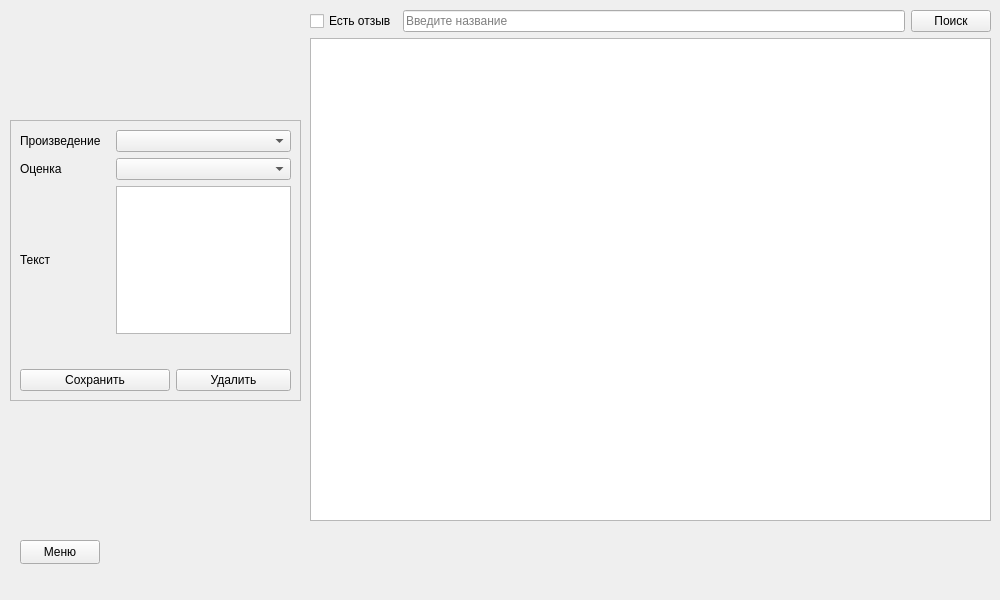
<?xml version="1.0" encoding="UTF-8"?>
<ui version="4.0">
 <class>UserMyReviews</class>
 <widget class="QMainWindow" name="UserMyReviews">
  <property name="geometry">
   <rect>
    <x>0</x>
    <y>0</y>
    <width>1000</width>
    <height>600</height>
   </rect>
  </property>
  <property name="sizePolicy">
   <sizepolicy hsizetype="Minimum" vsizetype="Preferred">
    <horstretch>0</horstretch>
    <verstretch>0</verstretch>
   </sizepolicy>
  </property>
  <property name="windowTitle">
   <string>Мои отзывы</string>
  </property>
  <widget class="QWidget" name="centralwidget">
   <widget class="QFrame" name="frame">
    <property name="geometry">
     <rect>
      <x>10</x>
      <y>120</y>
      <width>291</width>
      <height>281</height>
     </rect>
    </property>
    <property name="sizePolicy">
     <sizepolicy hsizetype="Fixed" vsizetype="Fixed">
      <horstretch>0</horstretch>
      <verstretch>0</verstretch>
     </sizepolicy>
    </property>
    <property name="frameShape">
     <enum>QFrame::Shape::StyledPanel</enum>
    </property>
    <property name="frameShadow">
     <enum>QFrame::Shadow::Plain</enum>
    </property>
    <layout class="QGridLayout" name="gridLayout">
     <item row="4" column="0">
      <widget class="QLabel" name="lbText">
       <property name="text">
        <string>Текст</string>
       </property>
      </widget>
     </item>
     <item row="3" column="1" colspan="3">
      <widget class="QComboBox" name="cbRating">
       <property name="placeholderText">
        <string>Оценка</string>
       </property>
      </widget>
     </item>
     <item row="8" column="2" colspan="2">
      <widget class="QPushButton" name="btnDel">
       <property name="sizePolicy">
        <sizepolicy hsizetype="Preferred" vsizetype="Fixed">
         <horstretch>0</horstretch>
         <verstretch>0</verstretch>
        </sizepolicy>
       </property>
       <property name="text">
        <string>Удалить</string>
       </property>
      </widget>
     </item>
     <item row="1" column="0">
      <widget class="QLabel" name="lbLit">
       <property name="minimumSize">
        <size>
         <width>90</width>
         <height>0</height>
        </size>
       </property>
       <property name="text">
        <string>Произведение</string>
       </property>
      </widget>
     </item>
     <item row="6" column="1">
      <spacer name="verticalSpacer_2">
       <property name="orientation">
        <enum>Qt::Orientation::Vertical</enum>
       </property>
       <property name="sizeHint" stdset="0">
        <size>
         <width>20</width>
         <height>30</height>
        </size>
       </property>
      </spacer>
     </item>
     <item row="8" column="0" colspan="2">
      <widget class="QPushButton" name="btnSave">
       <property name="sizePolicy">
        <sizepolicy hsizetype="Preferred" vsizetype="Fixed">
         <horstretch>0</horstretch>
         <verstretch>0</verstretch>
        </sizepolicy>
       </property>
       <property name="text">
        <string>Сохранить</string>
       </property>
      </widget>
     </item>
     <item row="4" column="1" colspan="3">
      <widget class="QTextEdit" name="teText">
       <property name="sizePolicy">
        <sizepolicy hsizetype="Expanding" vsizetype="Expanding">
         <horstretch>0</horstretch>
         <verstretch>0</verstretch>
        </sizepolicy>
       </property>
       <property name="maximumSize">
        <size>
         <width>16777215</width>
         <height>150</height>
        </size>
       </property>
      </widget>
     </item>
     <item row="3" column="0">
      <widget class="QLabel" name="lbRating">
       <property name="text">
        <string>Оценка</string>
       </property>
      </widget>
     </item>
     <item row="1" column="1" colspan="3">
      <widget class="QComboBox" name="cbLit">
       <property name="placeholderText">
        <string>Произведение</string>
       </property>
      </widget>
     </item>
    </layout>
   </widget>
   <widget class="QPushButton" name="btnMenu">
    <property name="geometry">
     <rect>
      <x>20</x>
      <y>540</y>
      <width>80</width>
      <height>24</height>
     </rect>
    </property>
    <property name="text">
     <string>Меню</string>
    </property>
   </widget>
   <widget class="QWidget" name="verticalLayoutWidget">
    <property name="geometry">
     <rect>
      <x>310</x>
      <y>10</y>
      <width>681</width>
      <height>511</height>
     </rect>
    </property>
    <layout class="QVBoxLayout" name="vlTable">
     <item>
      <layout class="QHBoxLayout" name="hlSearch">
       <item>
        <widget class="QCheckBox" name="chbHasReviewSearch">
         <property name="text">
          <string>Есть отзыв</string>
         </property>
        </widget>
       </item>
       <item>
        <widget class="QLineEdit" name="leSearch">
         <property name="placeholderText">
          <string>Введите название</string>
         </property>
        </widget>
       </item>
       <item>
        <widget class="QPushButton" name="btnSearch">
         <property name="text">
          <string>Поиск</string>
         </property>
        </widget>
       </item>
      </layout>
     </item>
     <item>
      <widget class="QTableWidget" name="twData">
       <property name="sizePolicy">
        <sizepolicy hsizetype="Expanding" vsizetype="Expanding">
         <horstretch>0</horstretch>
         <verstretch>0</verstretch>
        </sizepolicy>
       </property>
      </widget>
     </item>
    </layout>
   </widget>
  </widget>
  <widget class="QMenuBar" name="menubar">
   <property name="geometry">
    <rect>
     <x>0</x>
     <y>0</y>
     <width>1000</width>
     <height>21</height>
    </rect>
   </property>
  </widget>
 </widget>
 <resources/>
 <connections/>
</ui>
